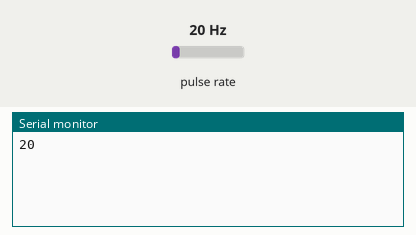
Simulated run of this sketch. Board: ESP8266 (NodeMCU). On the bench: the last lines printed to the serial monitor. Wiring (inferred from the names in the program): pulse sensor: data GPIO 5. The inputs (shaded band) are chosen by the test bench; at power-on: pulse rate 20 Hz.

Above: at 1.2 s.
1.3 s: pulse rate (sensor on GPIO 5) set to 4 Hz
At 2.6 s:
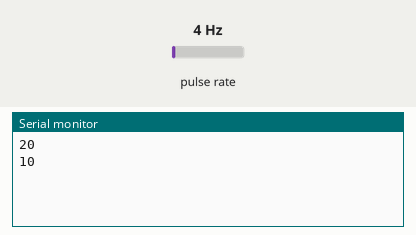
2.8 s: pulse rate (sensor on GPIO 5) set to 50 Hz
At 3.8 s:
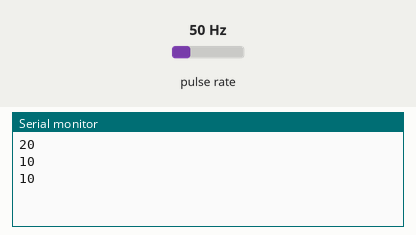
Timing chart, 0 to 5.8 s (numbered marks = the images above; inputs shaded):
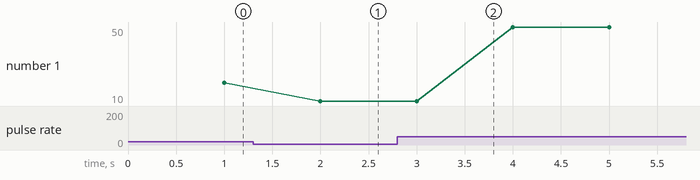

Measured:
- after the input at 1.3 s, the serial monitor: prints a new line after 0.70 s (image 1)
- plotted number 1: 20 → 10 after the input at 1.3 s, 10 → 50 after the input at 2.8 s

The sketch:

Pulse_Counter.ino
```cpp
#include "Pulse_Counter.h"


extern "C"{
#include "user_interface.h"
}

#define ATTACHED_PIN 5
#define TIME_IN_MILLIS 1000
#define DO_NOTHING 0
#define PRINT 1

Pulse pc;
os_timer_t mTimer;
volatile int state = DO_NOTHING;


void tCallback(void *tCall);
void usrInit(void);

void setup(){
	Serial.begin(115200);
	pc.begin(ATTACHED_PIN);
  usrInit();
}

void loop(){
  switch(state){
    case PRINT:
      Serial.println(pc.last_pulses());
      state = DO_NOTHING;
      break;
    default:
      break;
  }
	yield();
}

void tCallback(void *tCall){
  state = PRINT;
  pc.pulse_reset();
}

void usrInit(void){
  os_timer_setfn(&mTimer, tCallback, NULL);
  os_timer_arm(&mTimer, TIME_IN_MILLIS, true);
}
```

Pulse_Counter.cpp
```cpp
#include "Pulse_Counter.h"

#if defined(ESP8266)
    #define INTERRUPT_ATTR ICACHE_RAM_ATTR
#elif defined(ESP32)
	#define INTERRUPT_ATTR IRAM_ATTR
#else
    #define INTERRUPT_ATTR
#endif

volatile int Pulse::last_pulses_count = 0;
volatile int Pulse::pulses_c = 0;
volatile int Pulse::pin_c = 0;

Pulse::Pulse(){
}

void Pulse::begin(int pin){
  pin_c = pin;
	pinMode(pin_c, INPUT_PULLUP);
	attachInterrupt(digitalPinToInterrupt(pin_c), pulses_isr, FALLING);
  pulses_c = 0;
  last_pulses_count = 0;
}

int Pulse::pulses(){
	return pulses_c;
}

int Pulse::last_pulses(){
  return last_pulses_count;
}

void Pulse::pulse_reset(){
  last_pulses_count = pulses_c;
  pulses_c = 0;
}

INTERRUPT_ATTR void Pulse::pulses_isr(){
  pulses_c += 1;
}
```

Pulse_Counter.h
```cpp
#ifndef PULSECOUNTER

#define PULSECOUNTER


#if defined(ARDUINO) && ARDUINO >= 100
#include "Arduino.h"
#else
#include "WProgram.h"
#endif


class Pulse{
public:
  Pulse();
  void begin(int pin);
  int pulses();
  int last_pulses();
  void pulse_reset();

private:
	static volatile int pulses_c;
	static volatile int last_pulses_count;
  static volatile int pin_c;
	static void pulses_isr();
};

#endif
```
